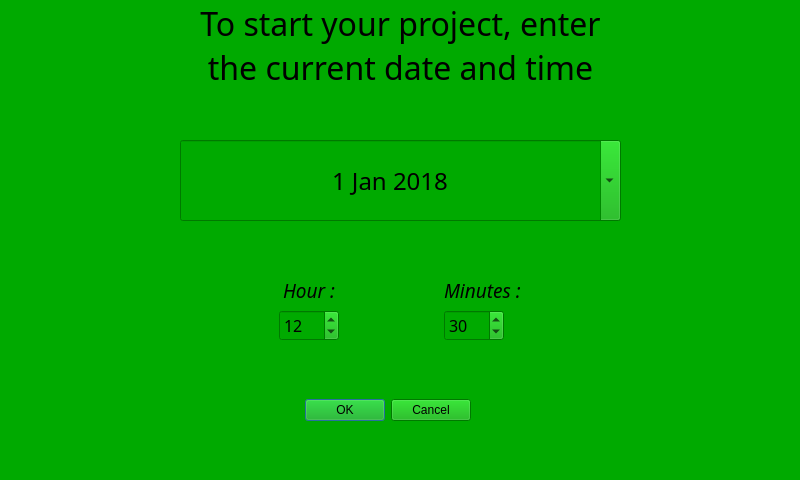
<?xml version="1.0" encoding="UTF-8"?>
<ui version="4.0">
 <class>getdatewindow</class>
 <widget class="QDialog" name="getdatewindow">
  <property name="geometry">
   <rect>
    <x>0</x>
    <y>0</y>
    <width>800</width>
    <height>480</height>
   </rect>
  </property>
  <property name="windowTitle">
   <string>Dialog</string>
  </property>
  <property name="styleSheet">
   <string notr="true">background-color: rgb(0, 170, 0);</string>
  </property>
  <widget class="QDialogButtonBox" name="buttonBox">
   <property name="geometry">
    <rect>
     <x>130</x>
     <y>380</y>
     <width>341</width>
     <height>61</height>
    </rect>
   </property>
   <property name="orientation">
    <enum>Qt::Horizontal</enum>
   </property>
   <property name="standardButtons">
    <set>QDialogButtonBox::Cancel|QDialogButtonBox::Ok</set>
   </property>
  </widget>
  <widget class="QLabel" name="title_lab">
   <property name="geometry">
    <rect>
     <x>20</x>
     <y>10</y>
     <width>761</width>
     <height>71</height>
    </rect>
   </property>
   <property name="font">
    <font>
     <family>Piboto Condensed</family>
     <pointsize>24</pointsize>
    </font>
   </property>
   <property name="text">
    <string>To start your project, enter
the current date and time</string>
   </property>
   <property name="alignment">
    <set>Qt::AlignCenter</set>
   </property>
  </widget>
  <widget class="QDateEdit" name="dateEdit">
   <property name="geometry">
    <rect>
     <x>180</x>
     <y>140</y>
     <width>441</width>
     <height>81</height>
    </rect>
   </property>
   <property name="font">
    <font>
     <family>Piboto Condensed</family>
     <pointsize>18</pointsize>
    </font>
   </property>
   <property name="alignment">
    <set>Qt::AlignCenter</set>
   </property>
   <property name="calendarPopup">
    <bool>true</bool>
   </property>
   <property name="date">
    <date>
     <year>2018</year>
     <month>1</month>
     <day>1</day>
    </date>
   </property>
  </widget>
  <widget class="QWidget" name="gridLayoutWidget">
   <property name="geometry">
    <rect>
     <x>180</x>
     <y>270</y>
     <width>441</width>
     <height>71</height>
    </rect>
   </property>
   <layout class="QGridLayout" name="gridLayout">
    <item row="0" column="1">
     <widget class="QLabel" name="label_2">
      <property name="font">
       <font>
        <family>Piboto Condensed</family>
        <pointsize>14</pointsize>
        <italic>true</italic>
       </font>
      </property>
      <property name="text">
       <string>Minutes :</string>
      </property>
      <property name="alignment">
       <set>Qt::AlignBottom|Qt::AlignLeading|Qt::AlignLeft</set>
      </property>
     </widget>
    </item>
    <item row="0" column="0" alignment="Qt::AlignHCenter">
     <widget class="QLabel" name="label">
      <property name="font">
       <font>
        <family>Piboto Condensed</family>
        <pointsize>14</pointsize>
        <italic>true</italic>
       </font>
      </property>
      <property name="text">
       <string>Hour :</string>
      </property>
      <property name="alignment">
       <set>Qt::AlignBottom|Qt::AlignLeading|Qt::AlignLeft</set>
      </property>
     </widget>
    </item>
    <item row="1" column="0">
     <widget class="QSpinBox" name="spinBox">
      <property name="maximumSize">
       <size>
        <width>60</width>
        <height>16777215</height>
       </size>
      </property>
      <property name="font">
       <font>
        <family>Piboto Condensed</family>
        <pointsize>12</pointsize>
       </font>
      </property>
      <property name="maximum">
       <number>24</number>
      </property>
      <property name="value">
       <number>12</number>
      </property>
     </widget>
    </item>
    <item row="1" column="1">
     <widget class="QSpinBox" name="spinBox_2">
      <property name="maximumSize">
       <size>
        <width>60</width>
        <height>16777215</height>
       </size>
      </property>
      <property name="font">
       <font>
        <family>Piboto Condensed</family>
        <pointsize>12</pointsize>
        <weight>50</weight>
        <italic>false</italic>
        <bold>false</bold>
       </font>
      </property>
      <property name="maximum">
       <number>60</number>
      </property>
      <property name="value">
       <number>30</number>
      </property>
     </widget>
    </item>
   </layout>
  </widget>
 </widget>
 <resources/>
 <connections>
  <connection>
   <sender>buttonBox</sender>
   <signal>accepted()</signal>
   <receiver>getdatewindow</receiver>
   <slot>accept()</slot>
   <hints>
    <hint type="sourcelabel">
     <x>248</x>
     <y>254</y>
    </hint>
    <hint type="destinationlabel">
     <x>157</x>
     <y>274</y>
    </hint>
   </hints>
  </connection>
  <connection>
   <sender>buttonBox</sender>
   <signal>rejected()</signal>
   <receiver>getdatewindow</receiver>
   <slot>reject()</slot>
   <hints>
    <hint type="sourcelabel">
     <x>316</x>
     <y>260</y>
    </hint>
    <hint type="destinationlabel">
     <x>286</x>
     <y>274</y>
    </hint>
   </hints>
  </connection>
 </connections>
</ui>
